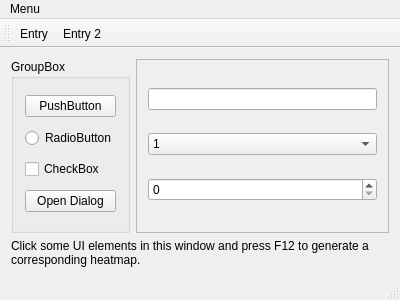
<?xml version="1.0" encoding="UTF-8"?>
<ui version="4.0">
 <class>MainWindow</class>
 <widget class="QMainWindow" name="MainWindow">
  <property name="geometry">
   <rect>
    <x>0</x>
    <y>0</y>
    <width>400</width>
    <height>300</height>
   </rect>
  </property>
  <property name="windowTitle">
   <string>MainWindow</string>
  </property>
  <widget class="QWidget" name="centralWidget">
   <layout class="QVBoxLayout" name="verticalLayout_3">
    <item>
     <layout class="QHBoxLayout" name="horizontalLayout">
      <item>
       <widget class="QGroupBox" name="groupBox">
        <property name="title">
         <string>GroupBox</string>
        </property>
        <layout class="QVBoxLayout" name="verticalLayout">
         <item>
          <widget class="QPushButton" name="pushButton">
           <property name="text">
            <string>PushButton</string>
           </property>
          </widget>
         </item>
         <item>
          <widget class="QRadioButton" name="radioButton">
           <property name="text">
            <string>RadioButton</string>
           </property>
          </widget>
         </item>
         <item>
          <widget class="QCheckBox" name="checkBox">
           <property name="text">
            <string>CheckBox</string>
           </property>
          </widget>
         </item>
         <item>
          <widget class="QPushButton" name="pushButtonDialog">
           <property name="text">
            <string>Open Dialog</string>
           </property>
          </widget>
         </item>
        </layout>
       </widget>
      </item>
      <item>
       <widget class="QFrame" name="frame">
        <property name="frameShape">
         <enum>QFrame::StyledPanel</enum>
        </property>
        <property name="frameShadow">
         <enum>QFrame::Raised</enum>
        </property>
        <layout class="QVBoxLayout" name="verticalLayout_2">
         <item>
          <widget class="QLineEdit" name="lineEdit"/>
         </item>
         <item>
          <widget class="QComboBox" name="comboBox">
           <item>
            <property name="text">
             <string>1</string>
            </property>
           </item>
           <item>
            <property name="text">
             <string>2</string>
            </property>
           </item>
           <item>
            <property name="text">
             <string>3</string>
            </property>
           </item>
          </widget>
         </item>
         <item>
          <widget class="QSpinBox" name="spinBox"/>
         </item>
        </layout>
       </widget>
      </item>
     </layout>
    </item>
    <item>
     <widget class="QLabel" name="label">
      <property name="sizePolicy">
       <sizepolicy hsizetype="Preferred" vsizetype="Maximum">
        <horstretch>0</horstretch>
        <verstretch>0</verstretch>
       </sizepolicy>
      </property>
      <property name="text">
       <string>Click some UI elements in this window and press F12 to generate a corresponding heatmap.</string>
      </property>
      <property name="wordWrap">
       <bool>true</bool>
      </property>
     </widget>
    </item>
   </layout>
  </widget>
  <widget class="QMenuBar" name="menuBar">
   <property name="geometry">
    <rect>
     <x>0</x>
     <y>0</y>
     <width>400</width>
     <height>22</height>
    </rect>
   </property>
   <widget class="QMenu" name="menuFile">
    <property name="title">
     <string>Menu</string>
    </property>
    <addaction name="actionEntry"/>
    <addaction name="actionEntry_2"/>
   </widget>
   <addaction name="menuFile"/>
  </widget>
  <widget class="QToolBar" name="mainToolBar">
   <property name="windowTitle">
    <string>Entries</string>
   </property>
   <attribute name="toolBarArea">
    <enum>TopToolBarArea</enum>
   </attribute>
   <attribute name="toolBarBreak">
    <bool>false</bool>
   </attribute>
   <addaction name="actionEntry"/>
   <addaction name="actionEntry_2"/>
  </widget>
  <widget class="QStatusBar" name="statusBar"/>
  <action name="actionEntry">
   <property name="text">
    <string>Entry</string>
   </property>
   <property name="toolTip">
    <string>Entry</string>
   </property>
  </action>
  <action name="actionEntry_2">
   <property name="text">
    <string>Entry 2</string>
   </property>
  </action>
 </widget>
 <layoutdefault spacing="6" margin="11"/>
 <resources/>
 <connections/>
</ui>
